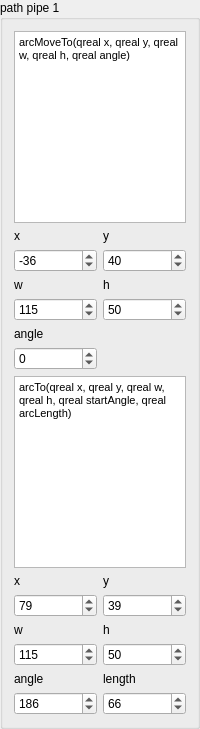
                  <widget class="QGroupBox" name="groupBox_8">
                   <property name="sizePolicy">
                    <sizepolicy hsizetype="Expanding" vsizetype="Expanding">
                     <horstretch>0</horstretch>
                     <verstretch>0</verstretch>
                    </sizepolicy>
                   </property>
                   <property name="maximumSize">
                    <size>
                     <width>200</width>
                     <height>16777215</height>
                    </size>
                   </property>
                   <property name="title">
                    <string>path pipe 1</string>
                   </property>
                   <layout class="QGridLayout" name="gridLayout_24">
                    <item row="1" column="1">
                     <widget class="QLabel" name="label_39">
                      <property name="text">
                       <string>y</string>
                      </property>
                     </widget>
                    </item>
                    <item row="2" column="1">
                     <widget class="QDoubleSpinBox" name="doubleSpinBox_p1_y">
                      <property name="decimals">
                       <number>0</number>
                      </property>
                      <property name="minimum">
                       <double>-500.000000000000000</double>
                      </property>
                      <property name="maximum">
                       <double>500.000000000000000</double>
                      </property>
                      <property name="value">
                       <double>40.000000000000000</double>
                      </property>
                     </widget>
                    </item>
                    <item row="1" column="0">
                     <widget class="QLabel" name="label_38">
                      <property name="text">
                       <string>x</string>
                      </property>
                     </widget>
                    </item>
                    <item row="2" column="0">
                     <widget class="QDoubleSpinBox" name="doubleSpinBox_p1_x">
                      <property name="decimals">
                       <number>0</number>
                      </property>
                      <property name="minimum">
                       <double>-500.000000000000000</double>
                      </property>
                      <property name="maximum">
                       <double>500.000000000000000</double>
                      </property>
                      <property name="value">
                       <double>-36.000000000000000</double>
                      </property>
                     </widget>
                    </item>
                    <item row="8" column="0">
                     <widget class="QLabel" name="label_44">
                      <property name="text">
                       <string>x</string>
                      </property>
                     </widget>
                    </item>
                    <item row="9" column="0">
                     <widget class="QDoubleSpinBox" name="doubleSpinBox_p12x">
                      <property name="decimals">
                       <number>0</number>
                      </property>
                      <property name="minimum">
                       <double>-500.000000000000000</double>
                      </property>
                      <property name="maximum">
                       <double>500.000000000000000</double>
                      </property>
                      <property name="value">
                       <double>79.000000000000000</double>
                      </property>
                     </widget>
                    </item>
                    <item row="8" column="1">
                     <widget class="QLabel" name="label_45">
                      <property name="text">
                       <string>y</string>
                      </property>
                     </widget>
                    </item>
                    <item row="9" column="1">
                     <widget class="QDoubleSpinBox" name="doubleSpinBox_p12y">
                      <property name="decimals">
                       <number>0</number>
                      </property>
                      <property name="minimum">
                       <double>-500.000000000000000</double>
                      </property>
                      <property name="maximum">
                       <double>500.000000000000000</double>
                      </property>
                      <property name="value">
                       <double>39.000000000000000</double>
                      </property>
                     </widget>
                    </item>
                    <item row="3" column="1">
                     <widget class="QLabel" name="label_41">
                      <property name="text">
                       <string>h</string>
                      </property>
                     </widget>
                    </item>
                    <item row="4" column="1">
                     <widget class="QDoubleSpinBox" name="doubleSpinBox_p1_h">
                      <property name="decimals">
                       <number>0</number>
                      </property>
                      <property name="minimum">
                       <double>-500.000000000000000</double>
                      </property>
                      <property name="maximum">
                       <double>500.000000000000000</double>
                      </property>
                      <property name="value">
                       <double>50.000000000000000</double>
                      </property>
                     </widget>
                    </item>
                    <item row="3" column="0">
                     <widget class="QLabel" name="label_40">
                      <property name="text">
                       <string>w</string>
                      </property>
                     </widget>
                    </item>
                    <item row="4" column="0">
                     <widget class="QDoubleSpinBox" name="doubleSpinBox_p1_w">
                      <property name="decimals">
                       <number>0</number>
                      </property>
                      <property name="minimum">
                       <double>-500.000000000000000</double>
                      </property>
                      <property name="maximum">
                       <double>500.000000000000000</double>
                      </property>
                      <property name="value">
                       <double>115.000000000000000</double>
                      </property>
                     </widget>
                    </item>
                    <item row="6" column="0">
                     <widget class="QDoubleSpinBox" name="doubleSpinBox_p1_a">
                      <property name="decimals">
                       <number>0</number>
                      </property>
                      <property name="minimum">
                       <double>-500.000000000000000</double>
                      </property>
                      <property name="maximum">
                       <double>500.000000000000000</double>
                      </property>
                     </widget>
                    </item>
                    <item row="11" column="0">
                     <widget class="QDoubleSpinBox" name="doubleSpinBox_p12w">
                      <property name="decimals">
                       <number>0</number>
                      </property>
                      <property name="minimum">
                       <double>-500.000000000000000</double>
                      </property>
                      <property name="maximum">
                       <double>500.000000000000000</double>
                      </property>
                      <property name="value">
                       <double>115.000000000000000</double>
                      </property>
                     </widget>
                    </item>
                    <item row="10" column="1">
                     <widget class="QLabel" name="label_47">
                      <property name="text">
                       <string>h</string>
                      </property>
                     </widget>
                    </item>
                    <item row="11" column="1">
                     <widget class="QDoubleSpinBox" name="doubleSpinBox_p12h">
                      <property name="decimals">
                       <number>0</number>
                      </property>
                      <property name="minimum">
                       <double>-500.000000000000000</double>
                      </property>
                      <property name="maximum">
                       <double>500.000000000000000</double>
                      </property>
                      <property name="value">
                       <double>50.000000000000000</double>
                      </property>
                     </widget>
                    </item>
                    <item row="10" column="0">
                     <widget class="QLabel" name="label_46">
                      <property name="text">
                       <string>w</string>
                      </property>
                     </widget>
                    </item>
                    <item row="13" column="0">
                     <widget class="QDoubleSpinBox" name="doubleSpinBox_p12a">
                      <property name="decimals">
                       <number>0</number>
                      </property>
                      <property name="minimum">
                       <double>-500.000000000000000</double>
                      </property>
                      <property name="maximum">
                       <double>500.000000000000000</double>
                      </property>
                      <property name="value">
                       <double>186.000000000000000</double>
                      </property>
                     </widget>
                    </item>
                    <item row="13" column="1">
                     <widget class="QDoubleSpinBox" name="doubleSpinBox_p12l">
                      <property name="decimals">
                       <number>0</number>
                      </property>
                      <property name="minimum">
                       <double>-500.000000000000000</double>
                      </property>
                      <property name="maximum">
                       <double>500.000000000000000</double>
                      </property>
                      <property name="value">
                       <double>66.000000000000000</double>
                      </property>
                     </widget>
                    </item>
                    <item row="12" column="0">
                     <widget class="QLabel" name="label_48">
                      <property name="text">
                       <string>angle</string>
                      </property>
                     </widget>
                    </item>
                    <item row="12" column="1">
                     <widget class="QLabel" name="label_49">
                      <property name="text">
                       <string>length</string>
                      </property>
                     </widget>
                    </item>
                    <item row="5" column="0">
                     <widget class="QLabel" name="label_42">
                      <property name="text">
                       <string>angle</string>
                      </property>
                     </widget>
                    </item>
                    <item row="7" column="0" colspan="2">
                     <widget class="QTextEdit" name="textEdit_6">
                      <property name="html">
                       <string>&lt;!DOCTYPE HTML PUBLIC &quot;-//W3C//DTD HTML 4.0//EN&quot; &quot;http://www.w3.org/TR/REC-html40/strict.dtd&quot;&gt;
&lt;html&gt;&lt;head&gt;&lt;meta name=&quot;qrichtext&quot; content=&quot;1&quot; /&gt;&lt;style type=&quot;text/css&quot;&gt;
p, li { white-space: pre-wrap; }
&lt;/style&gt;&lt;/head&gt;&lt;body style=&quot; font-family:'MS Shell Dlg 2'; font-size:8.25pt; font-weight:400; font-style:normal;&quot;&gt;
&lt;p style=&quot; margin-top:0px; margin-bottom:0px; margin-left:0px; margin-right:0px; -qt-block-indent:0; text-indent:0px;&quot;&gt;arcTo(qreal x, qreal y, qreal w, qreal h, qreal startAngle, qreal arcLength)&lt;/p&gt;&lt;/body&gt;&lt;/html&gt;</string>
                      </property>
                     </widget>
                    </item>
                    <item row="0" column="0" colspan="2">
                     <widget class="QTextEdit" name="textEdit_5">
                      <property name="html">
                       <string>&lt;!DOCTYPE HTML PUBLIC &quot;-//W3C//DTD HTML 4.0//EN&quot; &quot;http://www.w3.org/TR/REC-html40/strict.dtd&quot;&gt;
&lt;html&gt;&lt;head&gt;&lt;meta name=&quot;qrichtext&quot; content=&quot;1&quot; /&gt;&lt;style type=&quot;text/css&quot;&gt;
p, li { white-space: pre-wrap; }
&lt;/style&gt;&lt;/head&gt;&lt;body style=&quot; font-family:'MS Shell Dlg 2'; font-size:8.25pt; font-weight:400; font-style:normal;&quot;&gt;
&lt;p style=&quot; margin-top:0px; margin-bottom:0px; margin-left:0px; margin-right:0px; -qt-block-indent:0; text-indent:0px;&quot;&gt;arcMoveTo(qreal x, qreal y, qreal w, qreal h, qreal angle)&lt;/p&gt;&lt;/body&gt;&lt;/html&gt;</string>
                      </property>
                     </widget>
                    </item>
                   </layout>
                  </widget>
